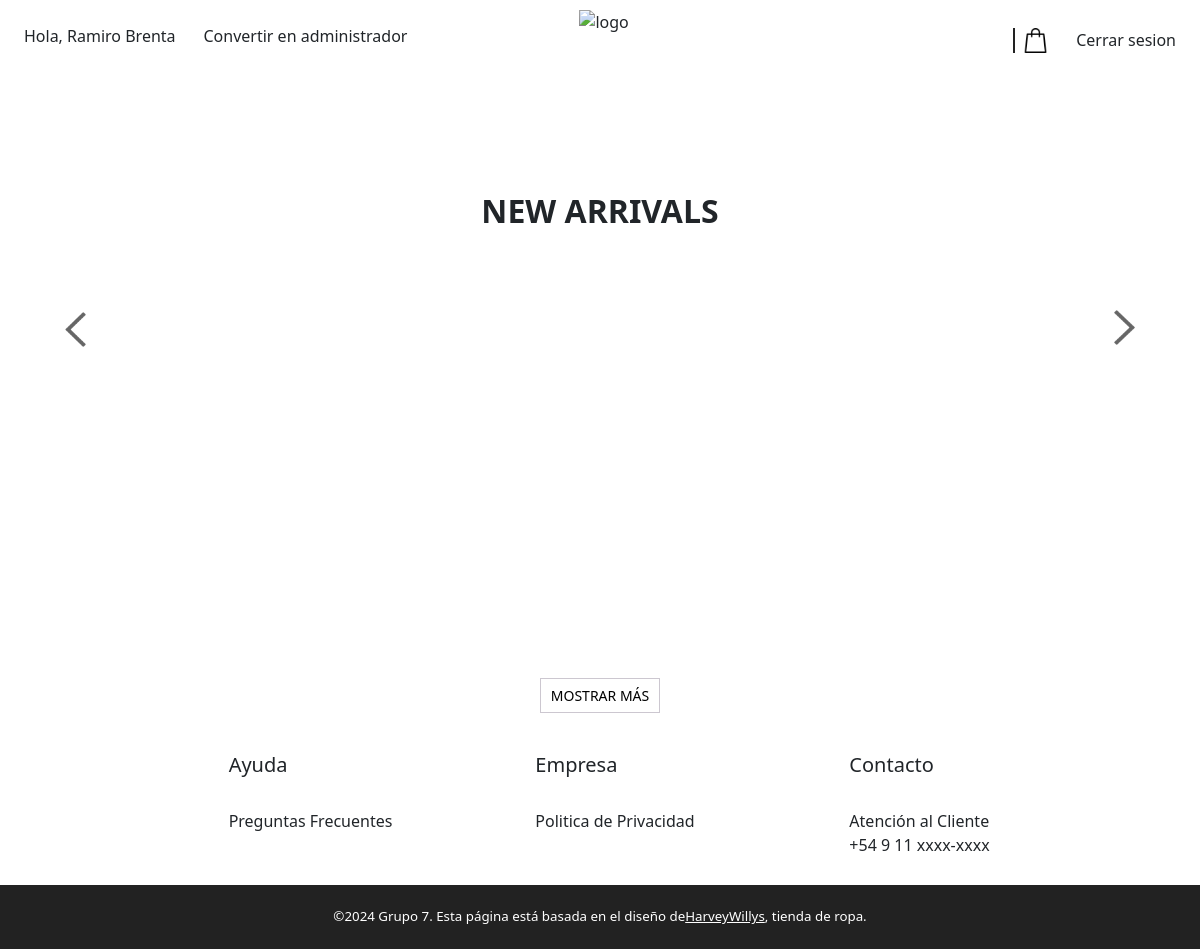
The page / (signed in) on the database as committed earlier.
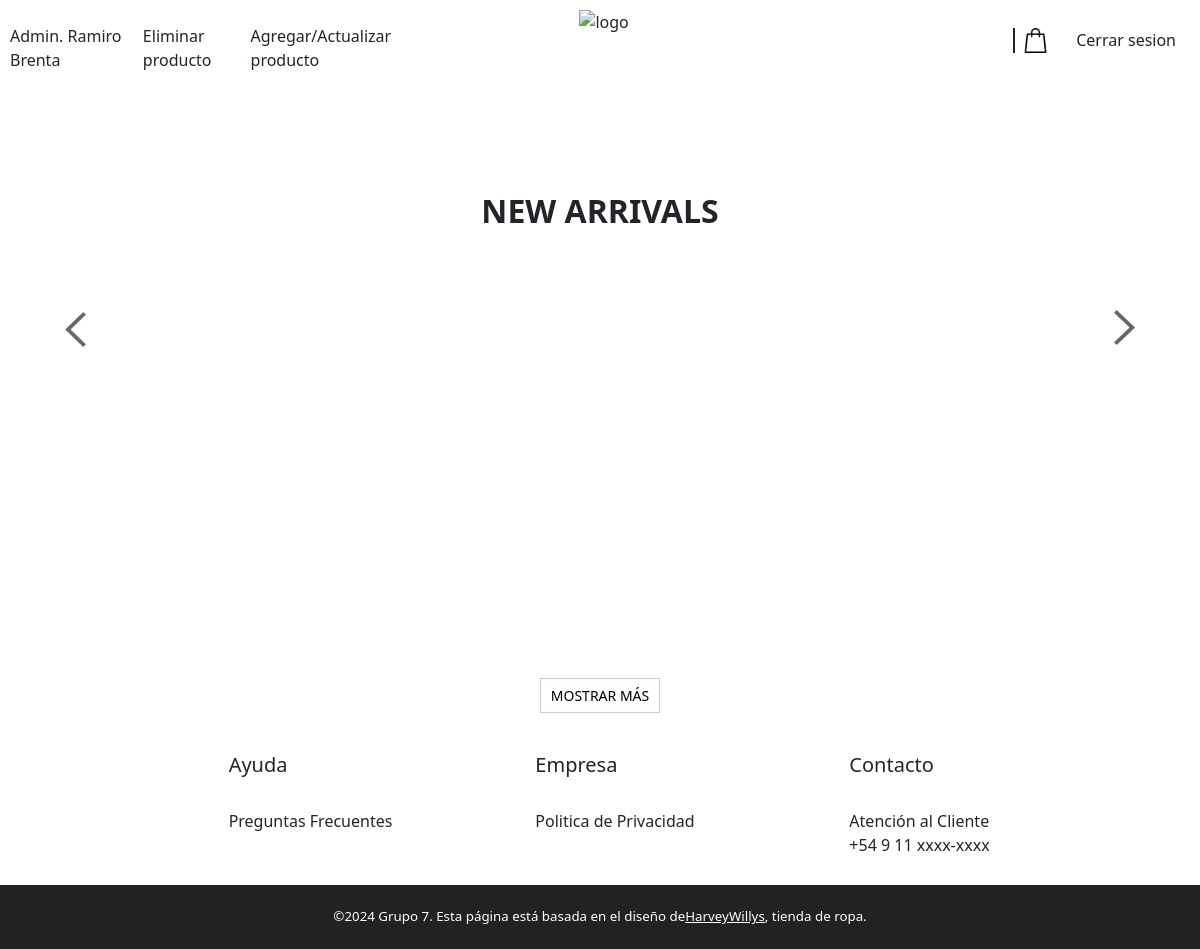
The same page on the database as committed later.
### website/__init__.py (models this page shows, shortened)
class Usuario (db.Model, UserMixin):
    id = db.Column(db.Integer, primary_key=True)
    nombre = db.Column(db.String(45), nullable=False)
    email = db.Column(db.String(150), nullable=False, unique=True)
    contrasena = db.Column(db.String, nullable=False)
    admin = db.Column(db.Boolean, default=False)

### website/views.py (the view)
@views.route('/')
def home():
    from . import Producto
    lista_productos = Producto.query.order_by(Producto.id.desc()).limit(6).all()
    return render_template('index.html', productos =  lista_productos )

### website/__init__.py (called while the page is built)
def create_app():
    app = Flask(__name__)
    app.config['SECRET_KEY'] = 'l4c14v0'
    app.config['SQLALCHEMY_DATABASE_URI']= 'sqlite:///ecommerce7.db'
    app.config['SQLALCHEMY_TRACK_MODIFICATIONS']= False
    app.config['PERMANENT_SESSION_LIFETIME'] = timedelta(minutes=30)
    db.init_app(app)
    login_manager = LoginManager(app)
    login_manager.login_view = 'auth.login' #Si un usuario no autenticado intenta acceder a una ruta que necesita autenticacion, Flask-Login necesita saber a dónde redirigir al usuario para que inicie sesión.
    @login_manager.user_loader
    def load_user(user_id):
        return Usuario.query.get(user_id)
    from .views import views
    from .auth import auth
    app.register_blueprint(views, url_prefix = '/')
    app.register_blueprint(auth, url_prefix = '/')
    return app

### website/templates/index.html (shortened to what this page needs)
{% extends "base.html"%}
{% block head%}
<link href="https://cdn.jsdelivr.net/npm/bootstrap@5.3.3/dist/css/bootstrap.min.css" rel="stylesheet">
<link rel="stylesheet" href="https://cdnjs.cloudflare.com/ajax/libs/OwlCarousel2/2.3.4/assets/owl.carousel.min.css" />
<link rel="stylesheet" href="https://cdnjs.cloudflare.com/ajax/libs/OwlCarousel2/2.3.4/assets/owl.theme.default.min.css" />
 <link rel="stylesheet" href="{{url_for('static', filename = 'index.css')}}">
 <link rel="stylesheet" href="{{url_for('static', filename ='header-footer.css')}}">
{% endblock %}
  {% block content %}
    <div class="page-wrap">
        <div class="product-padre">
          <br>
          <h2 class="text-center"><span class="new-arrivals-title">NEW ARRIVALS</span></h2>
            <div class="cont-carousel">
              <div id="myCarousel" class="owl-carousel owl-theme">
                {% for producto in productos %}
                <div class="item" onclick="window.location.href='product-view.html'" >
                  <div class="card" id="{{producto.nombre}}">
                    <div class="card-body">
                    </div>
                  </div>
                </div>
                {% endfor %}
            </div>
          </div>
          <div class="mostrar-mas">
            <a href="/nav"><button id="boton-mostrar" type="button">MOSTRAR MÁS</button></a>
        </div>
        </div>
        <div class="extra-info">
            <div class="extra-info-item">
                <h5>Ayuda</h5>
                <br>
                <a href="{{url_for('views.preguntas')}}">
                  Preguntas Frecuentes
                </a>
            </div>
            <div class="extra-info-item">
                <h5>Empresa</h5>
                <br>
                <a href="{{url_for('views.politica')}}">
                  Politica de Privacidad
                </a>
            </div>
            <div class="extra-info-item">
                <h5>Contacto</h5>
                <br>
                <a href="{{url_for('views.contacto')}}">
                  Atención al Cliente
                </a>
                <br>
                +54 9 11 xxxx-xxxx
            </div>
        </div>
      {% endblock %}

### website/templates/header.html
<header>
    <div id="menu">
        {% if current_user.is_authenticated %}
        {% if current_user.admin == true %}
        <p>Admin. {{current_user.nombre}}  </p>
        <a href="{{url_for('views.eliminar')}}">Eliminar producto</a>
        <a href="{{url_for('views.agregar_producto')}}">Agregar/Actualizar producto</a>
        {% else %}
        <p> Hola, {{current_user.nombre}} </p>
        <a href="{{url_for('auth.hacer_admin')}}">Convertir en administrador</a>
        {% endif %}
        {% endif %}
    </div>
    <div id="logo">
            <a href="/">
                <img src="{{url_for('static', filename = '/img/logo.gif')}}"  alt="logo">
            </a>
    </div>
    <div id="utilities">
        {% if current_user.is_authenticated %}
        <a href="/carrito">
            <img src="{{url_for('static', filename = '/img/shopping-bag.png')}}"  alt="Carrito">
        </a>
            <a href="{{ url_for('auth.logoutRoute') }}">
                Cerrar sesion
            </a>
        {% else %}
            <a href="/login">
                Iniciar sesion
            </a>
        {% endif %}
    </div>
</header>

Rows that differ between the two databases and show on the page:
changed Usuario "Ramiro Brenta": admin False → True (drawn)
Other text that changed with them:
text no longer shown: "Hola, Convertir en administrador"
text now shown: "Admin. Eliminar producto Agregar/Actualizar producto"
